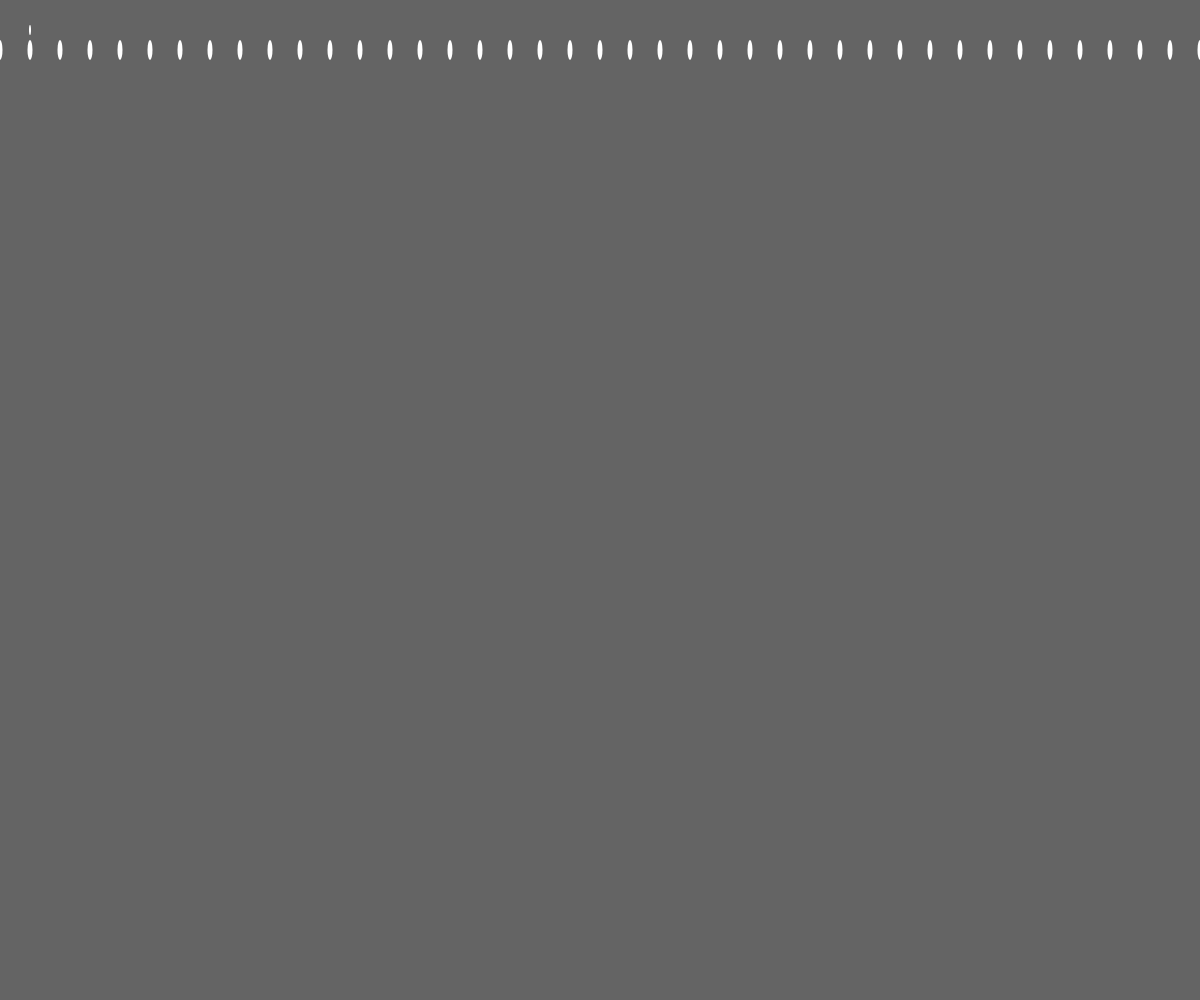
Frame 1 (no input)
Frame 60 (no input): blank canvas, image omitted
Frame 120 (the mouse pressed at the canvas centre since frame 60): blank canvas, image omitted

The p5.js sketch that drew this single still picture (run headless with seeded random() and noise() and a simulated clock; from frame 60 on, the mouse is pressed at the canvas centre):

// p5.js sketch
// ── sketch.js
// Lesson 2

// Bonus Challange 1


// var x = 0;
// var y = 0;
// var add = 100;

// function setup(){
//   createCanvas(windowWidth,windowHeight);
// }

// function draw(){
  
// strokeWeight(50);
// strokeCap(SQUARE);
// line(width/2,y,width,y);

// for(var i = 0; i < 4;i++){
//   line(width/2,y+add*i,width,y+add*i);
// }

// line(width/2,height/2,width/2,height);  

// for(var i = 0; i < 11;i++){
//   line(width/2+add*i,height/2,width/2+add*i,height);
// }


// line(x,y,width/2,height);

// for(var i = 1; i < 11;i++){
//   line(x,y-add*i,width/2,height-add*i);
// }

// line(x,height,width/4,height/2);

// for(var i = 1; i < 5;i++){
//   line(x-add*i,height-add*i,width/4-add*i,height/2-add*i); 
//   line(x+add*i,height+add*i,width/4+add*i,height/2+add*i); 
// }

// }

//  Rain
var x = 30;
var y = 30;

function setup(){
  createCanvas(windowWidth,windowHeight);
  noStroke();
}

function draw(){
  background(100);
  fill(255);
  ellipse(x,y,2,10);
  y = y+20;

  if(y > height){
    y = random(0,-height);
  }
  
  for(var i = 0; i< 200;i++){
    ellipse(x*i,y,5,20);
  }
}
